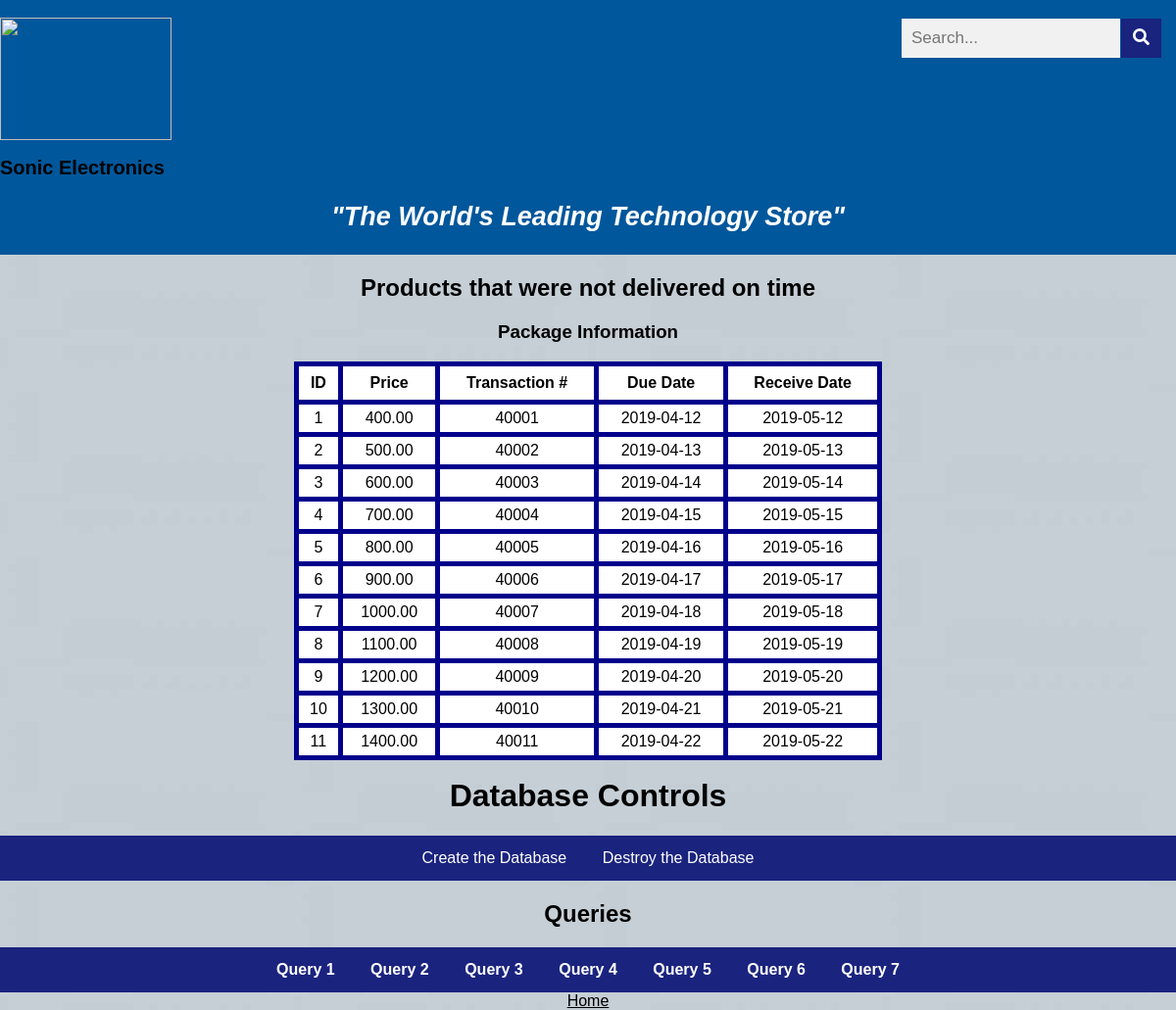
/querySix.php, run on the app's committed database.
### tables this page shows
CREATE TABLE package(
    package_id          INT(5) NOT NULL AUTO_INCREMENT,
    price               DECIMAL(8,2),
    transaction_number  INT(5) NOT NULL,
    email               VARCHAR(30),
    receive_date        VARCHAR(10),
    due_date            VARCHAR(10),
    PRIMARY KEY (package_id)
  );

### common.php (called while the page is built)
<?php
function escape($html)
{
  return htmlspecialchars($html, ENT_QUOTES | ENT_SUBSTITUTE, "UTF-8");
}

### querySix.php (the view)
<?php include "templates/header.php"; ?>
<head>
   <link rel="stylesheet" href="css/style.css">
</head>
<?php
try
{
    require "config.php";
    require "common.php";
    $connection = new PDO($dsn, $username, $password, $options);
    $sql = "SELECT *
    FROM SonicDB.package;";
    $statement = $connection->prepare($sql);
    $statement->execute();
    $result = $statement->fetchAll();
}
catch(PDOException $error)
{
    echo $sql . "<br>" . $error->getMessage();
}
?>
<?php
    if ($result && $statement->rowCount() > 0) { ?>
        <h2 align="center">Products that were not delivered on time</h2>
        <h3 align="center">Package Information</h3>
        <table id="resultTable" align="center">
            <tr>
                <th id="resultHeader">ID</th>
                <th id="resultheader">Price</th>
                <th id="resultHeader">Transaction #</th>
                <th id="resultHeader">Due Date</th>
                <th id="resultHeader">Receive Date</th>
            </tr>
            <?php foreach ($result as $row) { ?>
                <tr>
                    <?php
                    $due = new DateTime(escape($row["due_date"]));
                    $received = new DateTime(escape($row["receive_date"]));
                    ?>
                    <?php if ($received > $due) { ?>
                    <td id="resultData"><?php echo escape($row["package_id"]); ?></td>
                    <td id="resultData"><?php echo escape($row["price"]); ?></td>
                    <td id="resultData"><?php echo escape($row["transaction_number"]); ?></td>
                    <td id="resultData"><?php echo escape($row["due_date"]); ?></td>
                    <td id="resultData"><?php echo escape($row["receive_date"]); ?></td>
                    <?php } ?>
                </tr>
            <?php } ?>
        </table>
        <?php } else { ?>
            > No Packages were delivered after the due date.
        <?php } ?>
<?php include "templates/footer.php"; ?>

### css/style.css (style rules this page uses)
body { margin: 0; font-family: Arial, Helvetica, sans-serif; }
* { box-sizing: border-box; }
body { margin:0; }
table { font-family: arial, sans-serif; border-collapse: collapse; width: 30%; background-color: white; }
td, th { border: 5px solid DarkBlue; text-align: center; padding: 8px; }
tr:nth-child(even) { background-color: white; }
table#resultTable { border-spacing: 15px; width: 50%; }
#resultHeader { padding: 5px; text-align: center; }
#resultData { padding: 5px; text-align: center; }

### data on the page
package: package_id "1", price "400.00", transaction_number "40001", due_date "2019-04-12", receive_date "2019-05-12"
package: package_id "2", price "500.00", transaction_number "40002", due_date "2019-04-13", receive_date "2019-05-13"
package: package_id "3", price "600.00", transaction_number "40003", due_date "2019-04-14", receive_date "2019-05-14"
package: package_id "4", price "700.00", transaction_number "40004", due_date "2019-04-15", receive_date "2019-05-15"
package: package_id "5", price "800.00", transaction_number "40005", due_date "2019-04-16", receive_date "2019-05-16"
package: package_id "6", price "900.00", transaction_number "40006", due_date "2019-04-17", receive_date "2019-05-17"
package: package_id "7", price "1000.00", transaction_number "40007", due_date "2019-04-18", receive_date "2019-05-18"
package: package_id "8", price "1100.00", transaction_number "40008", due_date "2019-04-19", receive_date "2019-05-19"
package: package_id "9", price "1200.00", transaction_number "40009", due_date "2019-04-20", receive_date "2019-05-20"
package: package_id "10", price "1300.00", transaction_number "40010", due_date "2019-04-21", receive_date "2019-05-21"
package: package_id "11", price "1400.00", transaction_number "40011", due_date "2019-04-22", receive_date "2019-05-22"
